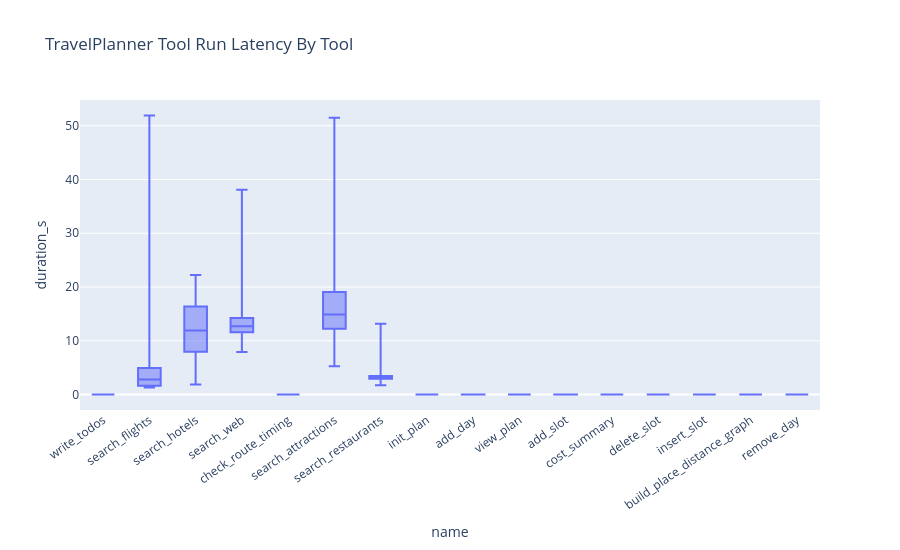

Here is the notebook cell this chart was saved with:
### Markdown cell above
## 6. Timeouts And Long-Running Tool Calls

### Code cell
# No explicit tool errors were returned in the exported tool runs, so timeout risk is approximated by latency outliers and error language.
p95 = travel_runs.duration_s.quantile(0.95)
p99 = travel_runs.duration_s.quantile(0.99)
timeout_df = travel_runs[(travel_runs.duration_s >= p99) | travel_runs.has_error_language].copy()
timeout_df["reason"] = np.where(timeout_df.has_error_language, "error_language", "p99_latency_outlier")

display(Markdown(f"Tool latency thresholds: p95={p95:.2f}s, p99={p99:.2f}s."))
display(timeout_df[["thread_id", "root_run_id", "name", "duration_s", "reason", "query_norm", "output_text"]].sort_values("duration_s", ascending=False).head(100))

fig = px.box(travel_runs, x="name", y="duration_s", points=False, title="TravelPlanner Tool Run Latency By Tool")
fig.update_layout(height=550, xaxis_tickangle=-35)
fig.show()

### Figure 1 — Plotly figure (JSON) as saved in the notebook; plotly's stock layout.template omitted (floating-point values rounded to 4 significant figures; data arrays with more than 128 entries replaced by an {"elided": "..."} marker saying what was removed)
{"data": [{"alignmentgroup": "True", "boxpoints": false, "hovertemplate": "name=%{x}<br>duration_s=%{y}<extra></extra>", "legendgroup": "", "marker": {"color": "#636efa"}, "name": "", "notched": false, "offsetgroup": "", "orientation": "v", "showlegend": false, "type": "box", "x": {"elided": "2300 str values"}, "x0": " ", "xaxis": "x", "y": {"elided": "2300 float values"}, "y0": " ", "yaxis": "y"}], "layout": {"boxmode": "group", "height": 550, "legend": {"tracegroupgap": 0}, "title": {"text": "TravelPlanner Tool Run Latency By Tool"}, "xaxis": {"anchor": "y", "domain": [0.0, 1.0], "tickangle": -35, "title": {"text": "name"}}, "yaxis": {"anchor": "x", "domain": [0.0, 1.0], "title": {"text": "duration_s"}}}}
